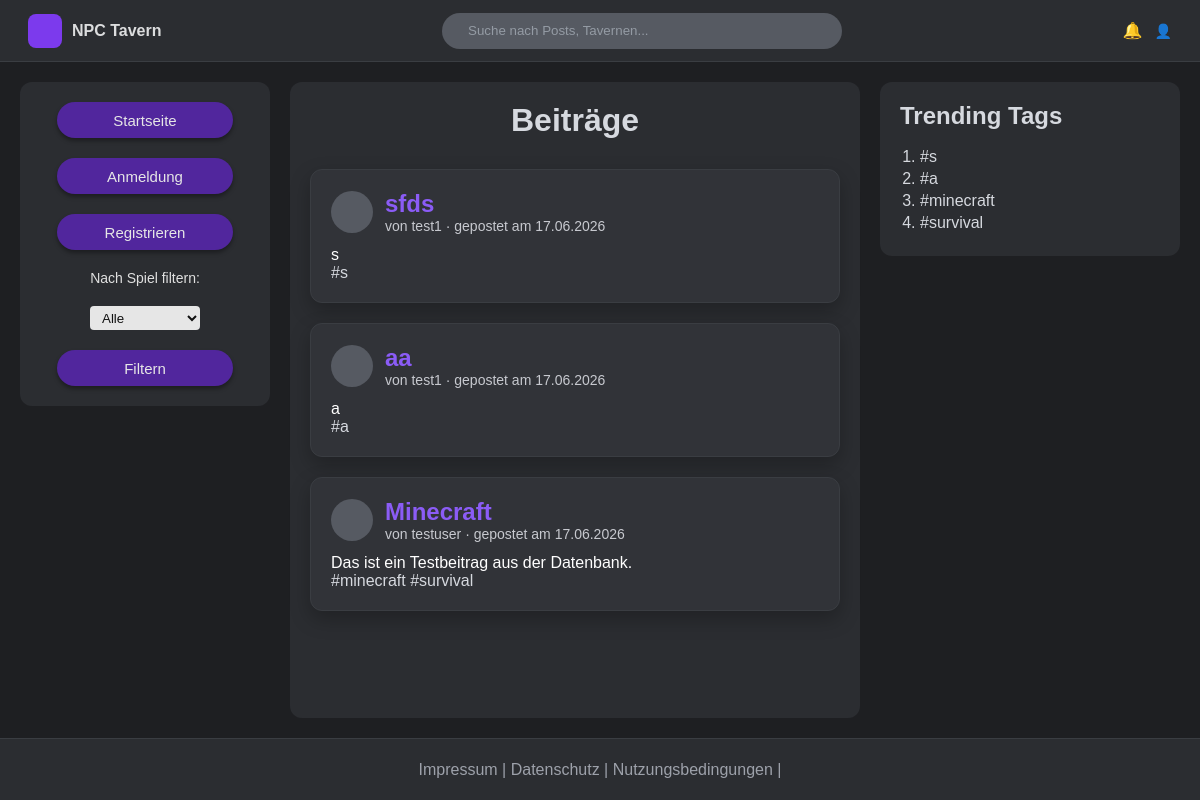
Before: / with the older database file.
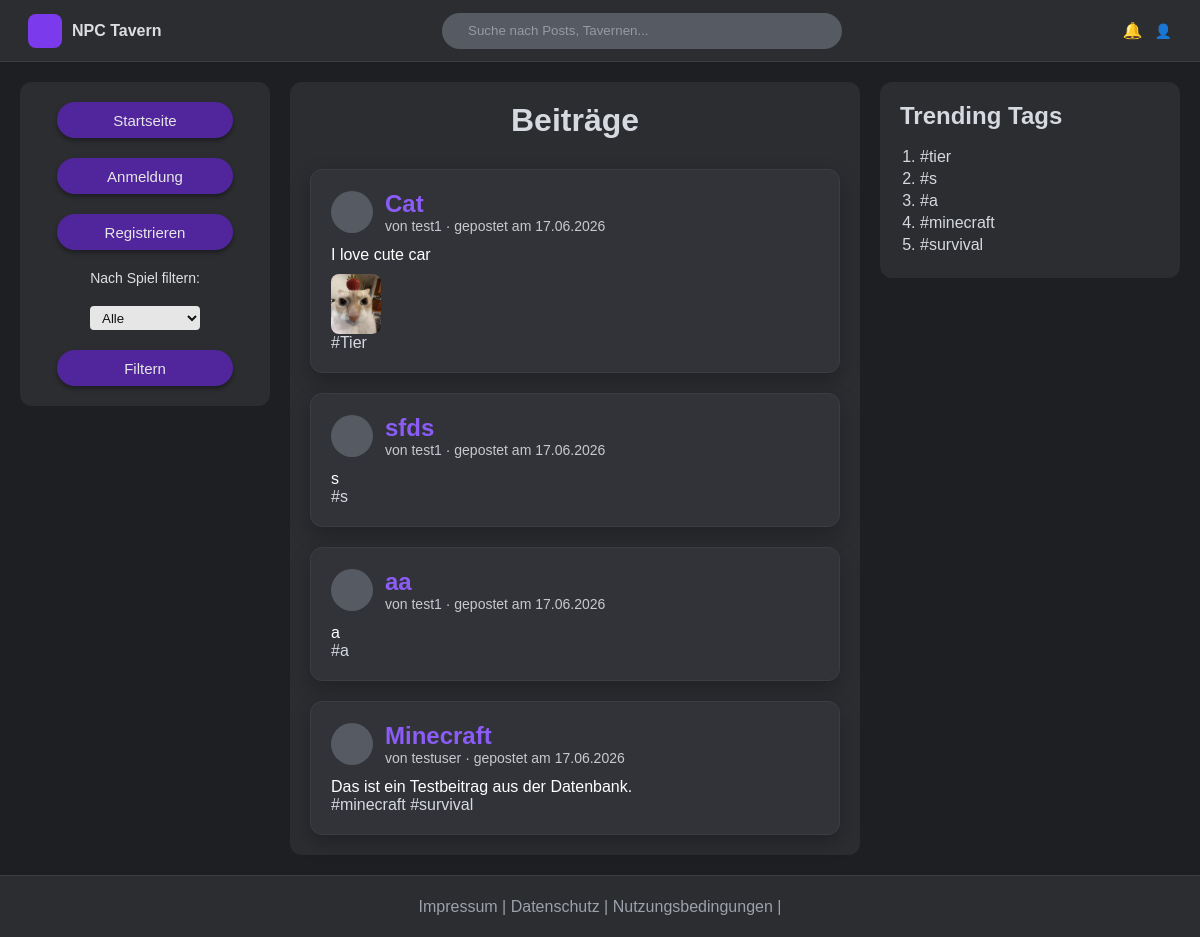
After: the same page with the newer database file.
### tables this page shows
CREATE TABLE posts (
                id INTEGER PRIMARY KEY AUTOINCREMENT,
                title TEXT NOT NULL,
                tags TEXT NOT NULL DEFAULT '[]',
                media TEXT,
                text TEXT NOT NULL,
                url TEXT NOT NULL UNIQUE,
                author TEXT,
                created_at INTEGER NOT NULL
            );

### php/model/PostPDOSQLite.php (called while the page is built, shortened)
<?php
require_once __DIR__ . "/PostData.php";
class PostPDOSQLite implements PostDAO {
    private static $instance = null;
    public static function getInstance(): PostPDOSQLite {
        if (self::$instance === null) {
            self::$instance = new PostPDOSQLite();
        }
        return self::$instance;
    }
    private function getConnection(): PDO {
        global $abs_path;
        $dbDir = $abs_path . "/db";
        $dbFile = $dbDir . "/post.db";
        $db = new PDO("sqlite:" . $dbFile);
        $db->setAttribute(PDO::ATTR_ERRMODE, PDO::ERRMODE_EXCEPTION);
        $db->setAttribute(PDO::ATTR_DEFAULT_FETCH_MODE, PDO::FETCH_ASSOC);
        return $db;
    }
    public function findAll(): array {
        try {
            $db = $this->getConnection();
            $stmt = $db->query("
                SELECT *
                FROM posts
                ORDER BY created_at DESC
            ");
            $posts = [];
            foreach ($stmt->fetchAll() as $row) {
                $posts[] = $this->rowToPost($row);
            }
            return $posts;
        } catch (PDOException $e) {
            throw new RuntimeException("Datenbankfehler beim Lesen der Beiträge.");
        }
    }
    public function getBestTags(int $limit = 10): array {
        $tagCounts = [];
        foreach ($this->findAll() as $post) {
            foreach ($post->getPostTags() as $tag) {
                $tag = trim(strtolower($tag));
                $tagCounts[$tag] = ($tagCounts[$tag] ?? 0) + 1;
            }
        }
        arsort($tagCounts);
        return array_slice(array_keys($tagCounts), 0, $limit);
    }
    private function rowToPost(array $row): PostData {
        return new PostData(
            $row["title"],
            json_decode($row["tags"], true) ?? [],
            $row["media"],
            $row["text"],
            $row["url"],
            intval($row["id"]),
            $row["author"],
            intval($row["created_at"])
        );
    }
}

### php/model/PostData.php (called while the page is built, shortened)
<?php
class PostData {
    public function getPostTitle(): string {
        return $this->postTitle;
    }
    public function getPostTags(): array {
        return $this->postTags;
    }
    public function getPostMedia(): ?string {
        return $this->postMedia;
    }
    public function getPostText(): ?string {
        return $this->postText;
    }
    public function getPostUrl(): ?string {
        return($this->postUrl);
    }
    public function getPostAuthor(): ?string {
        return $this->postAuthor;
    }
    public function getPostDate(): ?string {
        return $this->postDate;
    }
}

### config.php (called while the page is built)
<?php
return [
    'post_storage' => 'db',
];

### php/model/Post.php (called while the page is built, shortened)
<?php
require_once __DIR__ . "/PostPDOSQLite.php";
class Post
{
    private static ?PostDAO $instance = null;
    public static function getInstance(): PostDAO
    {
        if (self::$instance === null) {
            $config = include __DIR__ . '/../../config.php';
            switch ($config['post_storage']) {
                case 'db':
                    self::$instance = PostPDOSQLite::getInstance();
                    break;
            }
        }
        return self::$instance;
    }
}

### index.php (the view, shortened to what this page needs)
<?php
require_once __DIR__ . "/path.php";
require_once $abs_path . "/php/model/Post.php";
$eingeloggt = isset($_SESSION["username"]) || isset($_SESSION["loggedInUserId"]);
$postDao = Post::getInstance();
try {
    $alleBeitraege = $postDao->findAll();
    $trendingTags = $postDao->getBestTags(10);
} catch (Exception $e) {
    $alleBeitraege = [];
    $trendingTags = [];
    $datenbankFehler = $e->getMessage();
}
$gewaehltesSpiel = trim($_GET["spiel"] ?? "");
$gefilterteBeitraege = [];
foreach ($alleBeitraege as $post) {
    if ($gewaehltesSpiel === "") {
        $gefilterteBeitraege[] = $post;
        continue;
    }
}
?>
<?php include_once $abs_path . "/php/include/head.php"; ?>
<body>
<header class="nav">
    <div class="nav-left">
        <a href="index.php" class="logo">
            <div class="logo-icon">
            </div>
            <span class="logo-text">NPC Tavern</span>
        </a>
    </div>
    <div class="nav-center">
        <input type="text" class="search" placeholder="Suche nach Posts, Tavernen...">
    </div>
<div class="nav-right">
    <div class="icon">🔔</div>
    <?php if ($eingeloggt): ?>
        <a href="profil.php" class="icon" aria-label="Profil">👤</a>
    <?php else: ?>
        <a href="login.php" class="icon" aria-label="Anmelden">👤</a>
    <?php endif; ?>
</div>
</header>
<div class="layout">
    <aside class="sidebar-left">
        <form class="filter-form" method="GET" action="index.php">
            <a href="index.php" class="button-link">Startseite</a>
            <?php if ($eingeloggt): ?>
                <a href="login.php?action=logout" class="button-link">Abmelden</a>
                <a href="benutzer-deregistrieren.php" class="button-link">Deregistrieren</a>
            <?php else: ?>
                <a href="login.php" class="button-link">Anmeldung</a>
                <a href="register.php" class="button-link">Registrieren</a>
            <?php endif; ?>
            <label for="spiel">Nach Spiel filtern:</label>
            <select name="spiel" id="spiel">
                <option value="" <?php if ($gewaehltesSpiel === "") echo "selected"; ?>>
                    Alle
                </option>
            </select>
            <button type="submit">Filtern</button>
        </form>
    </aside>
    <main class="post-feed">
        <h1>Beiträge</h1>
        <?php foreach ($gefilterteBeitraege as $beitrag): ?>
            <?php
            $postId = $beitrag->getPostId();
            $postTitle = $beitrag->getPostTitle();
            $postText = $beitrag->getPostText();
            $postMedia = $beitrag->getPostMedia();
            $postAuthor = $beitrag->getPostAuthor();
            $postUrl = $beitrag->getPostUrl();
            $postDate = $beitrag->getPostDate();
            if ($postDate !== null) {
                $datum = date("d.m.Y", (int) $postDate);
            } else {
                $datum = "";
            }
            $detailLink = "beitrag.php";
            if ($postUrl !== null && $postUrl !== "") {
                $detailLink .= "?post=" . urlencode($postUrl);
            } elseif ($postId !== null) {
                $detailLink .= "?id=" . urlencode((string) $postId);
            }
            ?>
            <article class="post">
                <div class="post-header">
                    <div class="avatar"></div>
                    <div>
                        <h2>
                            <a href="<?php echo htmlspecialchars($detailLink); ?>">
                                <?php echo htmlspecialchars($postTitle); ?>
                            </a>
                        </h2>
                        <p class="post-date">
                            <?php if ($postAuthor !== null && $postAuthor !== ""): ?>
                                von <?php echo htmlspecialchars($postAuthor); ?>
                            <?php endif; ?>
                            <?php if ($datum !== ""): ?>
                                · gepostet am <?php echo htmlspecialchars($datum); ?>
                            <?php endif; ?>
                        </p>
                    </div>
                </div>
                <p class="post-text">
                    <?php echo nl2br(htmlspecialchars($postText)); ?>
                </p>
                <?php if ($postMedia !== null && trim($postMedia) !== ""): ?>
                    <p>
                        <img
                            class="post-image"
                            style='max-width:50px'
                            src="<?php echo htmlspecialchars($postMedia); ?>"
                            alt="Beitragsbild"
                        >
                    </p>
                <?php endif; ?>
                <?php if (!empty($beitrag->getPostTags())): ?>
                    <p class="post-tags">
                        <?php foreach ($beitrag->getPostTags() as $tag): ?>
                            <span>#<?php echo htmlspecialchars($tag); ?></span>
                        <?php endforeach; ?>
                    </p>
                <?php endif; ?>
            </article>
        <?php endforeach; ?>
    </main>
    <aside class="sidebar-right">
        <h2>Trending Tags</h2>
        <ol>
            <?php if (!empty($trendingTags)): ?>
                <?php foreach ($trendingTags as $tag): ?>
                    <li>#<?php echo htmlspecialchars($tag); ?></li>
                <?php endforeach; ?>
            <?php endif; ?>
        </ol>
    </aside>
</div>
<footer class="footer">
    <?php include_once $abs_path . "/php/include/footer.php"; ?>
</footer>
</body>
</html>

### php/include/head.php (shortened to what this page needs)
<!DOCTYPE html>
<html lang="de">
<head>
    <link rel="stylesheet" type="text/css" href="css/main.css">
</head>

### php/include/footer.php
<footer>
    <a href="impressum.php">Impressum</a> |
    <a href="datenschutz.php">Datenschutz</a> |
    <a href="nutzungsbedingungen.php">Nutzungsbedingungen</a> |
</footer>

### css/main.css (style rules this page uses)
* { box-sizing: border-box; margin: 0; padding: 0; }
html, body { min-height: 100%; }
body { min-height: 100vh; background: #1e1f22; color: #d6d9df; font-family: Arial, sans-serif; display: flex; flex-direction: column; }
.search { width: 400px; max-width: 420px; height: 36px; border: none; outline: none; border-radius: 999px; background: #565a62; color: #ffffff; padding: 0 26px; }
.search::placeholder { color: #949BA4 ; }
.nav { min-height: 62px; padding: 0 28px; background: #2b2d31; border-bottom: 1px solid #3a3d42; display: flex; justify-content: space-between;; align-items: center; position: relative; }
.nav-right { display: flex; align-items: center; gap: 12px; }
.logo { display: flex; align-items: center; gap: 10px; text-decoration: none; color: #d6d9df; font-weight: bold; }
.logo-icon { width: 34px; height: 34px; background: #7c3aed; border-radius: 8px; display: flex; align-items: center; justify-content: center; }
.logo-text { font-size: 16px; color: #DCDDDE; }
.nav a { color: #8b5cf6; text-decoration: none; font-size: 14px; }
.layout { flex: 1; display: grid; grid-template-columns: 250px 1fr 300px; gap: 20px; padding: 20px; align-items: stretch; }
.sidebar-left, .sidebar-right, .post-feed { background-color: #2b2d31; border-radius: 12px; padding: 20px; }
.sidebar-left, .sidebar-right { align-self: start; }
.post-feed { min-height: 100%; display: flex; flex-direction: column; gap: 20px; }
.post-feed h1 { text-align: center; margin-bottom: 10px; }
.filter-form { display: flex; flex-direction: column; align-items: center; gap: 20px; }
.filter-form label { font-size: 14px; color: #e0e0e0; }
.filter-form select { width: 110px; height: 24px; }
.sidebar-right h2 { margin-bottom: 18px; }
.sidebar-right ol { padding-left: 20px; }
.sidebar-right li { margin-bottom: 4px; }
.post { width: 100%; margin: 0 auto; background: #313338; border-radius: 12px; padding: 20px; }
.post-header { display: flex; align-items: center; gap: 12px; }
.avatar { width: 42px; height: 42px; flex-shrink: 0; border-radius: 50%; background: #565a62; }
.post h2 { color: #d6d9df; font-size: 24px; }
.post h2 a { color: #8b5cf6; text-decoration: none; }
.post-date { font-size: 14px; color: #c7c9cf; }
.post-text { margin-top: 12px; color: #ffffff; }
.post-image { max-width: 100%; margin-top: 10px; border-radius: 8px; display: block; }
input, select { border: none; outline: none; border-radius: 4px; background: #e6e6e6; color: #111111; padding: 4px 8px; }
button { width: 176px; height: 36px; border: none; border-radius: 999px; background: #51269d; color: #e6e6e6; font-size: 15px; cursor: pointer; box-shadow: 0 3px 4px rgba(0, 0, 0, 0.35); }
a.button-link { display: inline-flex; justify-content: center; align-items: center; width: 176px; height: 36px; border-radius: 999px; background: #51269d; color: #e6e6e6; font-size: 15px; text-decoration: none; cursor: pointer; box-shadow: 0 3px 4px rgba(0, 0, 0, 0.35); }
.footer { margin-top: auto; min-height: 62px; background: #2b2d31; border-top: 1px solid #3a3d42; display: flex; justify-content: center; align-items: center; gap: 20px; color: #9da1aa; }
.footer a { color: #9da1aa; text-decoration: none; }
.post { border: 1px solid #3a3d42; box-shadow: 0 8px 20px rgba(0, 0, 0, 0.25); }

Changed rows visible on the page:
added posts: title "Cat", author "test1", created_at "17.06.2026", text "I love cute car", media (picture), tag "Tier"
Other visible differences:
new list line: "# tier"
